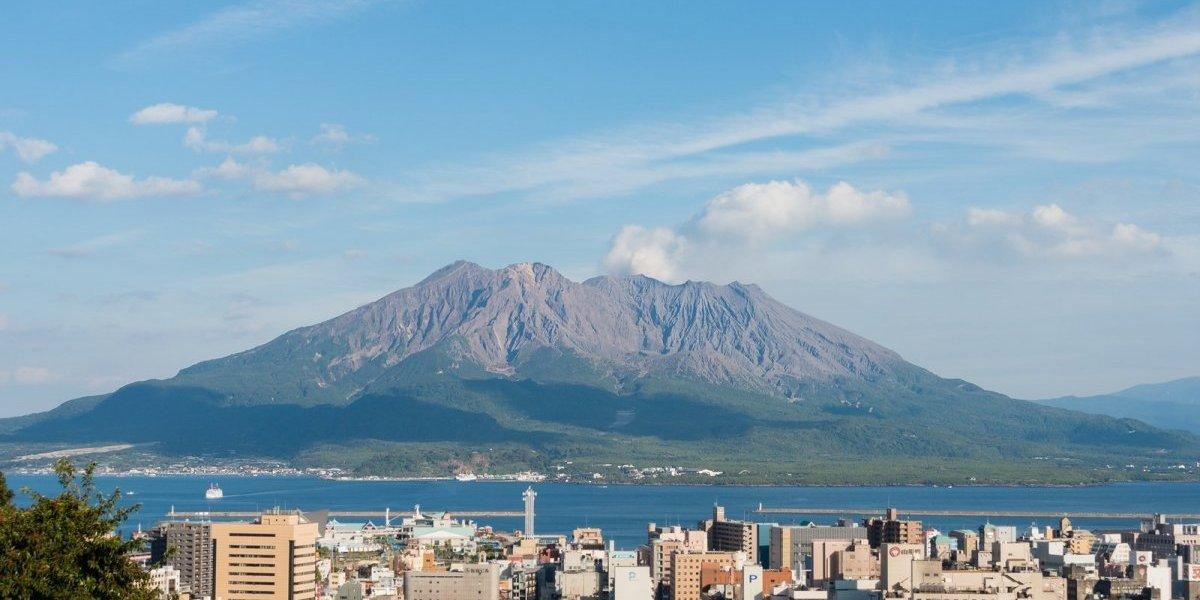
#> input picture 11/sakurajima.jpeg, 1200 x 600 px
$ python erosiondilation.py
#> lines starting #> are read from the running program, lines starting #| are printed output that depends on the picture; after the words box and inside, x2 and y2 are one past the last pixel; in counts of white or black regions, pixels touching at a corner belong together
import cv2
import numpy as np

#縮小
def erosion(img):
    #8近傍が0の場合に0に、それ以外は1にする
    h, w = img.shape
    out = np.zeros((h, w), dtype=float)
    for y in range(1, h-1):
        for x in range(1, w-1):
            if img[y-1, x] == 0 or img[y, x-1] == 0 or img[y, x+1] == 0 or img[y+1, x] == 0 or img[y-1, x-1] == 0 or img[y-1, x+1] == 0 or img[y+1, x-1] == 0 or img[y+1, x+1] == 0:
                out[y, x] = 0
            else:
                out[y, x] = 1
    return out

#膨張
def dilation(img):
    #4近傍が1の場合に1に、それ以外は0にする
    h, w = img.shape
    out = np.zeros((h, w), dtype=float)
    for y in range(1, h-1):
        for x in range(1, w-1):
            if img[y-1, x] == 1 or img[y, x-1] == 1 or img[y, x+1] == 1 or img[y+1, x] == 1:
                out[y, x] = 1
            else:
                out[y, x] = 0
    return out


# 画像を読み込む
img = cv2.imread("sakurajima.jpeg")
#> img is the input picture: shape (600, 1200, 3); mean B, G, R 178.6, 159.3, 129.4

#画像の２値化
gray = cv2.cvtColor(img, cv2.COLOR_BGR2GRAY)
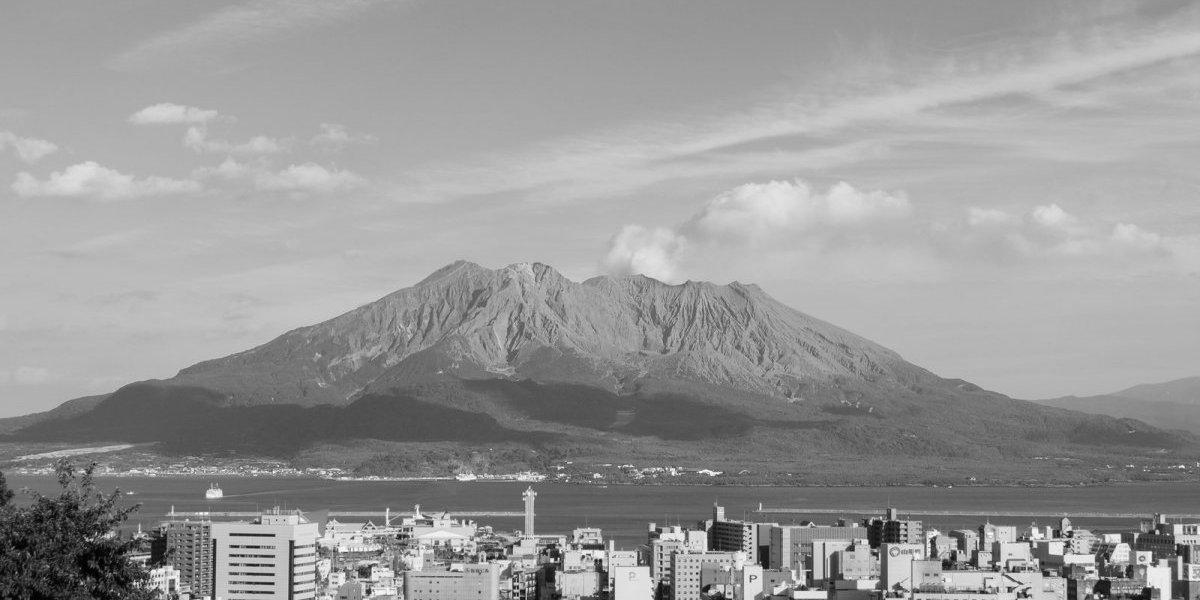
#> gray: shape (600, 1200); min 0, max 255, mean 152.6

#閾値を設定
thresh = 100

#閾値を超えた画素を1にする
gray[gray < thresh] = 0
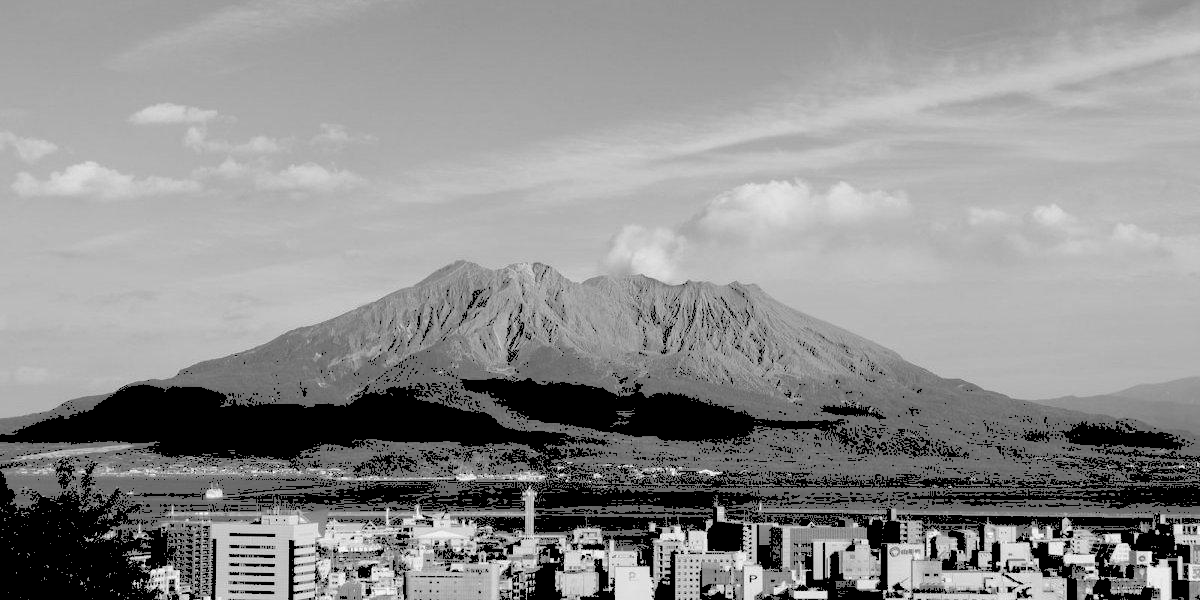
#> gray: shape (600, 1200); 13.91% of pixels changed, all inside (x1, y1, x2, y2) = (0, 267, 1200, 600)
gray[gray >= thresh] = 1
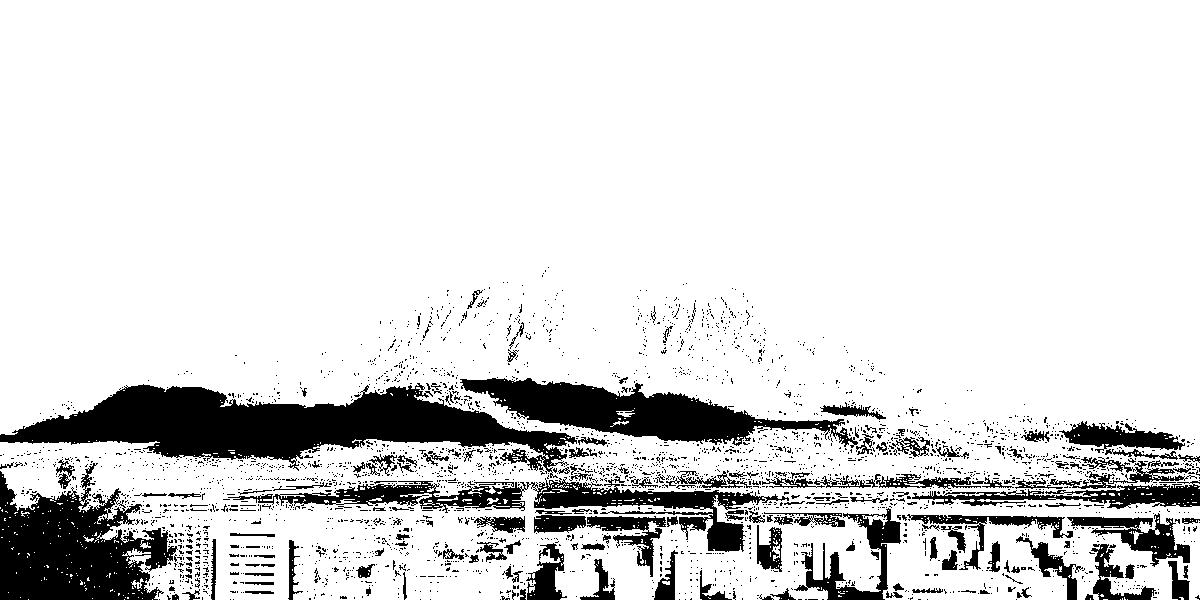
#> gray: shape (600, 1200); values 0 (black) and 1 (white), 86.1% white; 2937 black regions (2753 under 20 px), largest, box (x1, y1, x2, y2) and area: (0, 383, 577, 478) 24103, (0, 463, 178, 600) 14176, (460, 378, 858, 448) 11212

#膨張縮小処理
out_erosion = erosion(gray)
#> after the loop in erosion, `for y in range(1, h-1):`:
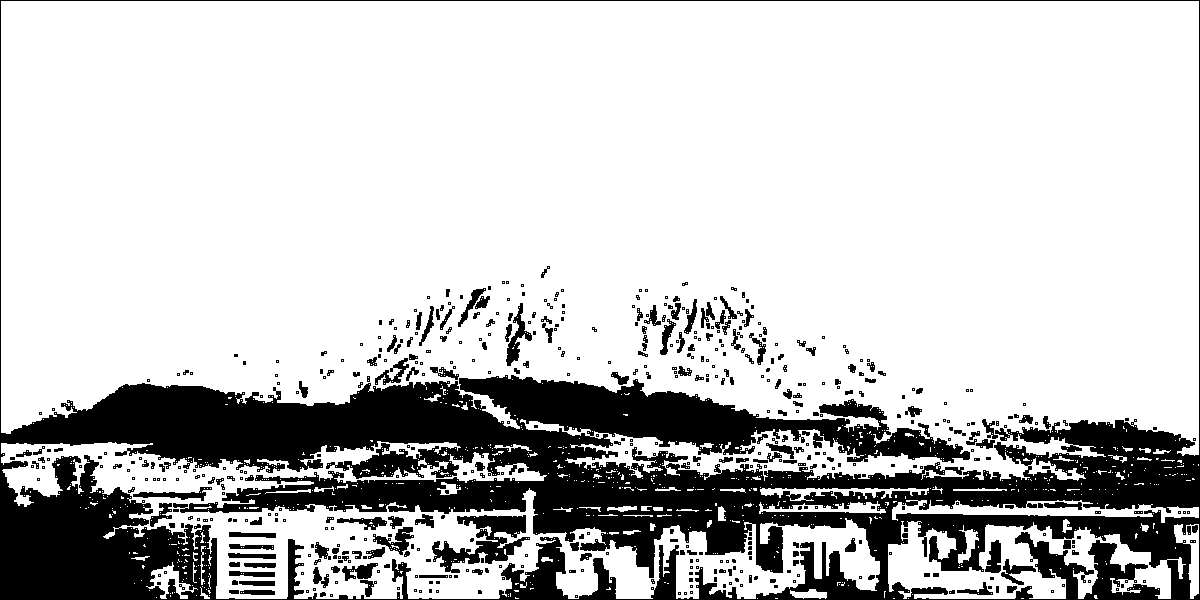
#> out: shape (600, 1200) float64; values 0 (black) and 1 (white), 77.6% white; 551 black regions (357 under 20 px), largest, box (x1, y1, x2, y2) and area: (0, 0, 1200, 600) 141478, (432, 515, 530, 573) 2424, (506, 303, 532, 366) 528
out_dilation = dilation(gray)
#> after the loop in dilation, `for y in range(1, h-1):`:
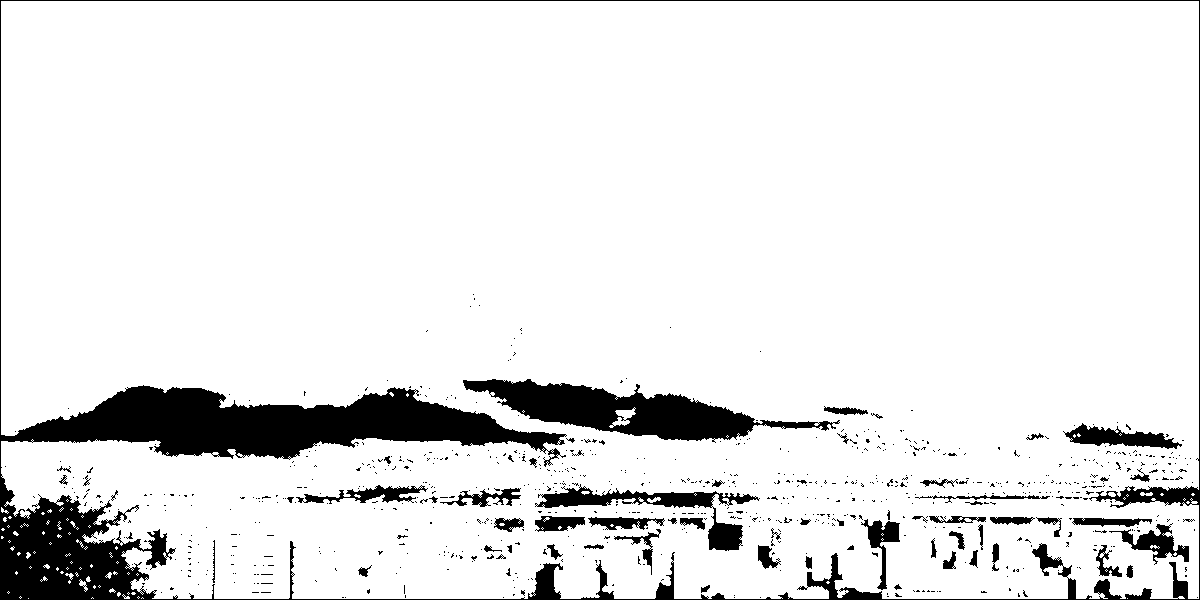
#> out: shape (600, 1200) float64; values 0 (black) and 1 (white), 90.5% white; 777 black regions (711 under 20 px), largest, box (x1, y1, x2, y2) and area: (0, 0, 1200, 600) 41971, (463, 379, 840, 443) 9718, (535, 484, 760, 551) 3201

#結果を出力
cv2.imwrite("gray.jpg", gray*255)
cv2.imwrite("out_erosion.jpg", out_erosion*255)
cv2.imwrite("out_dilation.jpg", out_dilation*255)
cv2.imshow("result", out_dilation)
cv2.waitKey(0)
cv2.destroyAllWindows()
